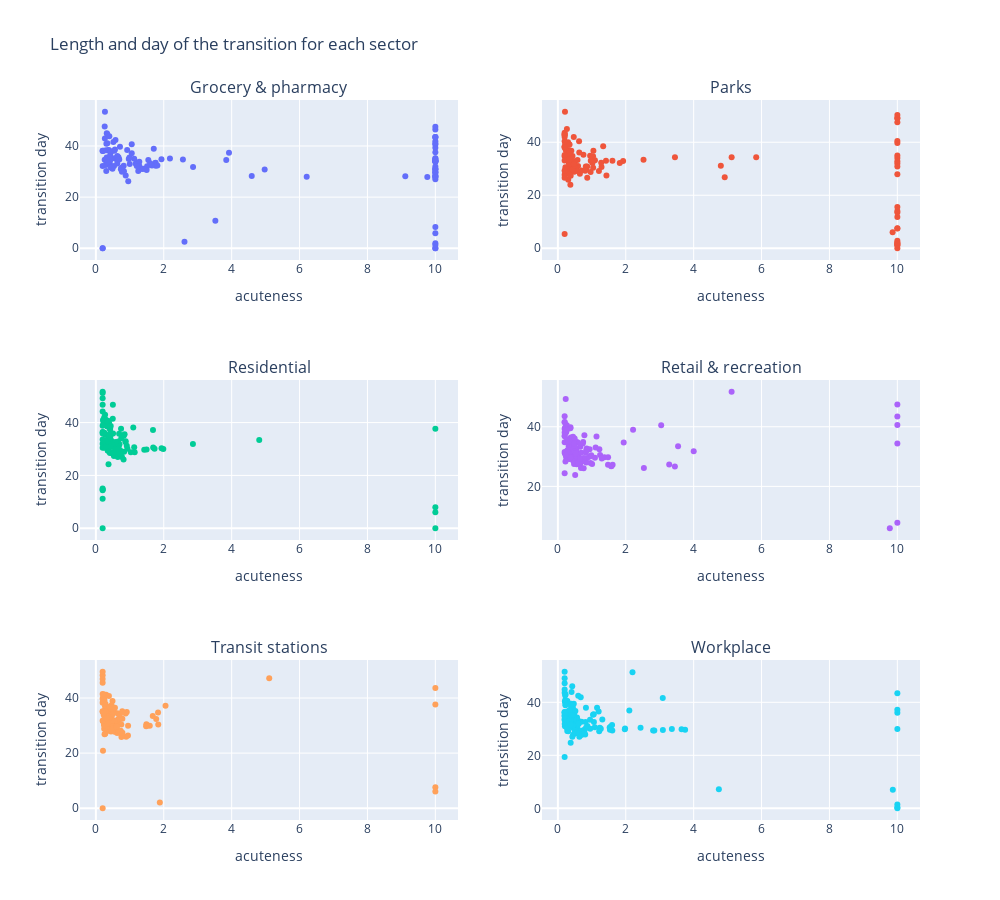

Notebook code for this chart:
### Code cell
fig = make_subplots(rows=3, cols=2,subplot_titles=sectors)
rows = [1,1,2,2,3,3]
cols = [1,2,1,2,1,2]
count = 0
for sector in sectors: 
    fig.add_trace(go.Scatter(x=list(df_param.xs(sector,level=1,axis=1).xs('acuteness',axis=0)), #l=acuteness
                             y=list(df_param.xs(sector,level=1,axis=1).xs('transition day',axis=0)), #m=transition date
                             mode = "markers",
                             showlegend = False,
                             text=countries),
                  row=rows[count], 
                  col=cols[count])

    # Update axis properties
    fig.update_xaxes(title_text="acuteness",row=rows[count],col=cols[count])
    fig.update_yaxes(title_text="transition day",row=rows[count],col=cols[count])

    count += 1

fig.update_layout(height=900, width=1000,title_text="Length and day of the transition for each sector")
fig.show()

### Figure 1 — Plotly figure (JSON) as saved in the notebook; plotly's stock layout.template omitted (floating-point values rounded to 4 significant figures; data arrays with more than 128 entries replaced by an {"elided": "..."} marker saying what was removed)
{"data": [{"mode": "markers", "showlegend": false, "text": {"elided": "130 str values"}, "type": "scatter", "x": {"elided": "130 float values"}, "xaxis": "x", "y": {"elided": "130 float values"}, "yaxis": "y"}, {"mode": "markers", "showlegend": false, "text": {"elided": "130 str values"}, "type": "scatter", "x": {"elided": "129 float values"}, "xaxis": "x2", "y": {"elided": "129 float values"}, "yaxis": "y2"}, {"mode": "markers", "showlegend": false, "text": {"elided": "130 str values"}, "type": "scatter", "x": [0.2848, 0.4208, 0.3968, 0.6914, 0.4446, 0.2, 1.144, 0.2121, 0.4162, 0.2232, 0.2, 0.628, 0.2349, 0.2717, 0.4525, 0.5563, 0.5013, 0.8794, 0.7034, 0.4027, 0.3215, 0.4262, 0.3724, 0.3396, 0.6894, 0.6571, 0.3547, 0.4694, 0.6568, 0.4065, 0.8157, 0.869, 1.689, 0.2679, 0.4476, 1.03, 0.2, 0.715, 1.935, 0.2, 0.2606, 0.6313, 0.222, 0.4148, 1.129, 0.2, 1.729, 0.2, 0.651, 0.8462, 0.3858, 0.371, 0.3614, 0.4077, 0.3729, 0.2, 0.2, 0.9106, 0.2628, 0.2923, 0.2, 0.5073, 0.21, 0.6585, 0.5323, 0.571, 0.4604, 0.9302, 2.859, 1.102, 0.4858, 4.813, 0.2, 0.5689, 10, 0.3406, 0.2, 1.683, 0.8322, 0.7417, 0.7493, 0.4376, 0.3508, 0.3479, 0.7692, 0.3304, 0.8224, 0.2884, 10, 0.3826, 1.987, 0.5622, 0.5582, 0.6051, 1.425, 0.2542, 0.3043, 0.4175, 0.2, 0.4048, 0.2, 0.6457, 0.7378, 0.3695, 10, 0.7012, 0.4892, 0.524, 0.6825, 0.2, 10, 0.2, 0.2065, 0.3913, 0.6863, 0.2, 0.3477, 0.3867, 0.2534, 0.3909, 0.4177, 0.6167, 1.494, 0.3536, 0.3916, 0.2456, 0.4981], "xaxis": "x3", "y": [41.17, 37.65, 31.66, 31.8, 31.07, 14.42, 28.74, 32.1, 37.41, 40.6, 44.14, 29.69, 39.41, 42.96, 33.17, 31.03, 46.76, 32.9, 28.43, 33.1, 31.62, 34.7, 31.29, 38.5, 31.56, 32.86, 31.89, 31.42, 28.31, 35.3, 25.98, 32.62, 30.56, 31.75, 32.58, 28.79, 38.84, 29.49, 30.26, 36.41, 32.17, 30.86, 39.41, 28.48, 30.65, 14.66, 30.06, 11.19, 30.24, 35.6, 33.29, 29.41, 29.35, 28.84, 24.21, 32.01, 51.24, 31.18, 35.63, 35.38, 30.47, 35.84, 40.98, 28.62, 27.34, 32.68, 28.79, 30.05, 31.89, 38.12, 28.33, 33.38, 15.06, 29.11, 7.985, 38.72, 49.22, 37.17, 28.91, 37.67, 34.04, 38.73, 40.18, 29.46, 26.97, 33.5, 35.05, 32.1, 37.68, 30.35, 29.99, 30.12, 27.9, 28.94, 29.72, 30.42, 30.84, 34.6, 33.55, 34.18, 51.67, 26.93, 28.25, 39.33, 6.04, 28.37, 31.33, 28.51, 29.79, 0.0008236, 0, 46.7, 36.33, 34.71, 35.76, 35.9, 32.89, 39.99, 36.11, 34.71, 30.95, 30.01, 29.83, 40.72, 35.26, 41.89, 41.4], "yaxis": "y3"}, {"mode": "markers", "showlegend": false, "text": {"elided": "130 str values"}, "type": "scatter", "x": {"elided": "130 float values"}, "xaxis": "x4", "y": {"elided": "130 float values"}, "yaxis": "y4"}, {"mode": "markers", "showlegend": false, "text": {"elided": "130 str values"}, "type": "scatter", "x": {"elided": "129 float values"}, "xaxis": "x5", "y": {"elided": "129 float values"}, "yaxis": "y5"}, {"mode": "markers", "showlegend": false, "text": {"elided": "130 str values"}, "type": "scatter", "x": {"elided": "130 float values"}, "xaxis": "x6", "y": {"elided": "130 float values"}, "yaxis": "y6"}], "layout": {"annotations": [{"font": {"size": 16}, "showarrow": false, "text": "Grocery & pharmacy", "x": 0.225, "xanchor": "center", "xref": "paper", "y": 1, "yanchor": "bottom", "yref": "paper"}, {"font": {"size": 16}, "showarrow": false, "text": "Parks", "x": 0.775, "xanchor": "center", "xref": "paper", "y": 1, "yanchor": "bottom", "yref": "paper"}, {"font": {"size": 16}, "showarrow": false, "text": "Residential", "x": 0.225, "xanchor": "center", "xref": "paper", "y": 0.6111, "yanchor": "bottom", "yref": "paper"}, {"font": {"size": 16}, "showarrow": false, "text": "Retail & recreation", "x": 0.775, "xanchor": "center", "xref": "paper", "y": 0.6111, "yanchor": "bottom", "yref": "paper"}, {"font": {"size": 16}, "showarrow": false, "text": "Transit stations", "x": 0.225, "xanchor": "center", "xref": "paper", "y": 0.2222, "yanchor": "bottom", "yref": "paper"}, {"font": {"size": 16}, "showarrow": false, "text": "Workplace", "x": 0.775, "xanchor": "center", "xref": "paper", "y": 0.2222, "yanchor": "bottom", "yref": "paper"}], "height": 900, "title": {"text": "Length and day of the transition for each sector"}, "width": 1000, "xaxis": {"anchor": "y", "domain": [0, 0.45], "title": {"text": "acuteness"}}, "xaxis2": {"anchor": "y2", "domain": [0.55, 1], "title": {"text": "acuteness"}}, "xaxis3": {"anchor": "y3", "domain": [0, 0.45], "title": {"text": "acuteness"}}, "xaxis4": {"anchor": "y4", "domain": [0.55, 1], "title": {"text": "acuteness"}}, "xaxis5": {"anchor": "y5", "domain": [0, 0.45], "title": {"text": "acuteness"}}, "xaxis6": {"anchor": "y6", "domain": [0.55, 1], "title": {"text": "acuteness"}}, "yaxis": {"anchor": "x", "domain": [0.7778, 1], "title": {"text": "transition day"}}, "yaxis2": {"anchor": "x2", "domain": [0.7778, 1], "title": {"text": "transition day"}}, "yaxis3": {"anchor": "x3", "domain": [0.3889, 0.6111], "title": {"text": "transition day"}}, "yaxis4": {"anchor": "x4", "domain": [0.3889, 0.6111], "title": {"text": "transition day"}}, "yaxis5": {"anchor": "x5", "domain": [0, 0.2222], "title": {"text": "transition day"}}, "yaxis6": {"anchor": "x6", "domain": [0, 0.2222], "title": {"text": "transition day"}}}}
